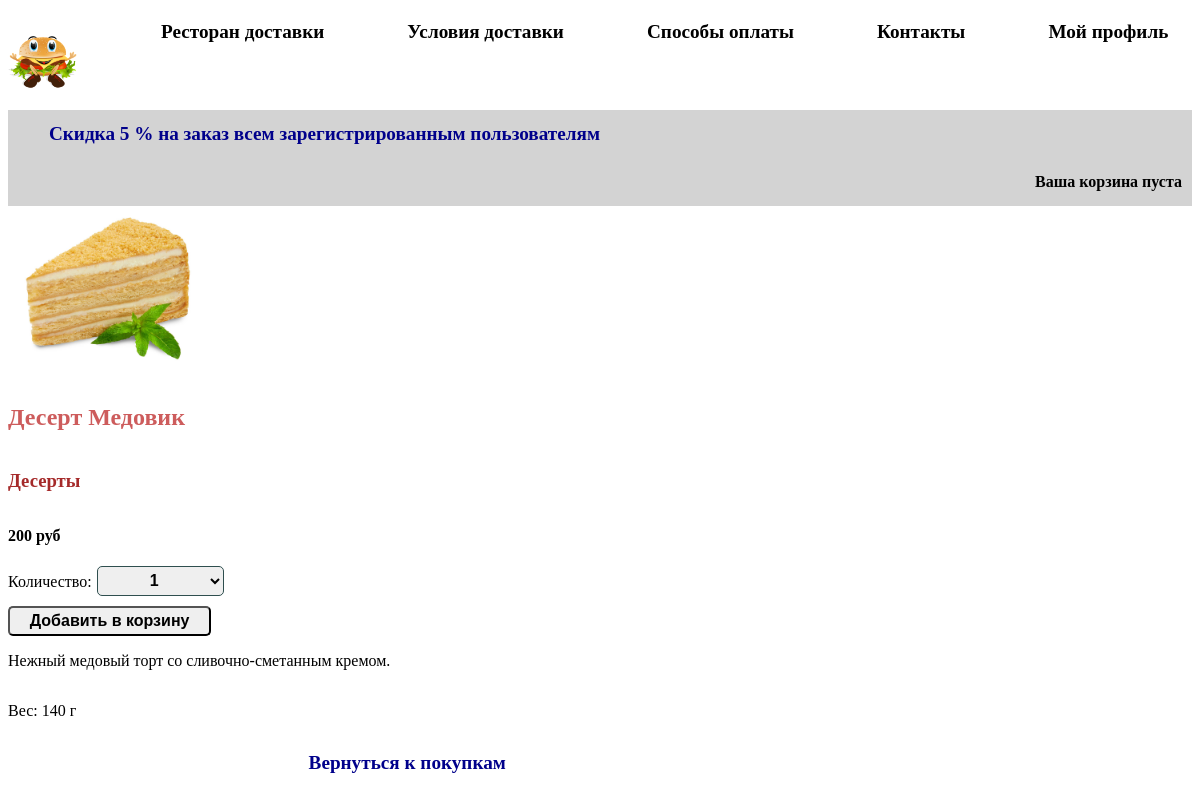
Screenshot of /22/desert-medovik/ with the database file from the repository.
### store/models.py (models this page shows, shortened)
class Product(models.Model):
    category = models.ForeignKey(Category, on_delete=models.SET_NULL, null=True, verbose_name='Категория')
    name = models.CharField(max_length=200, verbose_name='Название')
    slug = models.SlugField(max_length=200)
    image = models.CharField(max_length=100, blank=True, null=True, verbose_name='Картинка')
    description = models.TextField(null=True, blank=True, verbose_name='Описание')
    price = models.DecimalField(max_digits=10, decimal_places=0, verbose_name='Цена')
    volume = models.CharField(max_length=50, null=True, verbose_name='Объем')
    available = models.BooleanField(default=True, verbose_name='Доступность товара')
    created = models.DateTimeField(auto_now_add=True, verbose_name='Дата создания')
    updated = models.DateTimeField(auto_now=True, verbose_name='Дата обновления')
    class Meta:
        ordering = ('name',)
        index_together = (('id', 'slug'),)
        verbose_name_plural = 'Товары'

class Category(models.Model):
    name = models.CharField(max_length=200, verbose_name='Категория')
    slug = models.SlugField(max_length=200)
    class Meta:
        ordering = ('name',)
        verbose_name_plural = 'Категории'
    def __str__(self):
        return self.name
    def get_absolute_url(self):
        return reverse('product_list_by_category', args=[self.slug])

### store/views.py (the view)
# urls.py: path('<int:id>/<slug:slug>/', views.product_detail,
def product_detail(request, id, slug):
    product = get_object_or_404(Product, id=id, slug=slug, available=True)
    cart_product_form = CartAddProductForm()
    data = {'product': product, 'cart_product_form': cart_product_form}
    return render(request, 'store/product_detail.html', data)

### store/forms.py
class CartAddProductForm(forms.Form):
    quantity = forms.TypedChoiceField(label='Количество:',choices=PRODUCT_QUANTITY_CHOICES, coerce=int)
    update = forms.BooleanField(required=False, initial=False, widget=forms.HiddenInput)

### store/cart.py (called while the page is built)
    def __len__(self):
        return sum(item['quantity'] for item in self.cart.values())

### store/context_processors.py (called while the page is built)
def cart(request):
    return {'cart': Cart(request)}

### templates/store/product_detail.html (shortened to what this page needs)
{% extends "index.html" %}
{% load static %}
{% block content %}
    <div class="product-detail">
        <img src="{% if product.image %}{% static product.image %}{% else %}
        {% static "img/no_image.png" %}{% endif %}">
        <h2>{{ product.name }}</h2>
        <h3><a href="{{ product.category.get_absolute_url }}">
            {{ product.category }}</a></h3>
        <p class="price">{{ product.price }} руб</p>
        <form class="form_sel" action="{% url "cart_add" product.id %}" method="post">
            <table>
                <tr>{{ cart_product_form.quantity.label_tag }}</tr>
                <tr>{{ cart_product_form.quantity }}</tr>
            </table>
            <input class="to_cart" type="submit" value="Добавить в корзину">
        </form>
        {{ product.description|linebreaks }}
        <p>Вес: {{ product.volume }} г</p>
        <p class="actions">
            <a class='go_home' href="{% url "home" %}">Вернуться к покупкам</a>
        </p>
    </div>
{% endblock %}

### store/static/css/base.css (style rules this page uses)
body { font-family: Tahoma, serif; }

### store/static/css/product-detail.css (style rules this page uses)
.product-detail { display: flex; flex-direction: column; }
.product-detail h2 { color: indianred; }
.product-detail h3 a { color: brown; text-decoration: none; }
.product-detail img { width: 40%; }
.price { font-weight: bolder; }
.to_cart { height: 30px; width: 40%; border-radius:5px; }
.form_sel select { width: 25%; height: 30px; text-align: center; margin-left: 5px; }

### store/static/css/cart.css (style rules this page uses)
.actions { text-align: right; }
.go_home { text-decoration: none; color: darkblue; font-size: 1.2em; font-weight: bold; margin-right: 2%; }

### store/static/css/forms_with_order.css (style rules this page uses)
.user_form input,select { border-radius: 5px; border: 1px solid darkslategray; margin-top: 5px; margin-bottom: 10px; width: 60%; height:25px; }
.user_form label,input,select { font-weight: bolder; font-size: 1em; }

### rows the page displays
Product: image (picture), name "Десерт Медовик", category "Десерты", price "200", description "Нежный медовый торт со сливочно-сметанным кремом.", volume "140"

### other values shown
{{ cart_product_form.quantity.label_tag }} "Количество:"
